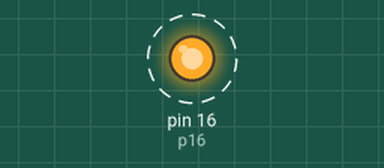
Bench run of a program on a simulated MicroPython board. On the bench: output pins drawn as LEDs (lit = HIGH). Dashed ring = blinking. What the program prints to the serial console is not drawn.

Above: at 0.2 s.
Timing chart, 0 to 3.0 s (numbered marks = the images above):
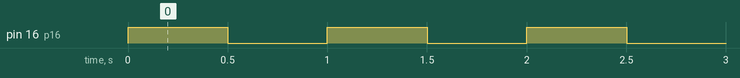

Measured:
- by itself, pin 16 (p16): alternates HIGH for 0.50 s and LOW for 0.50 s

The program:

LAB_2001.py
```python
# ----------------------------------------
# LAB_2001 (LED Blink)
# MicroPython book by AppSoftTech
# ----------------------------------------
# Use GPIO16 Control LED

from machine import Pin
import time

p16 = Pin(16, Pin.OUT)

while True:
    p16.on()
    print('GPIO16 LED ON')
    time.sleep_ms(500)
    p16.off()
    print('GPIO16 LED OFF')
    time.sleep_ms(500)
```
